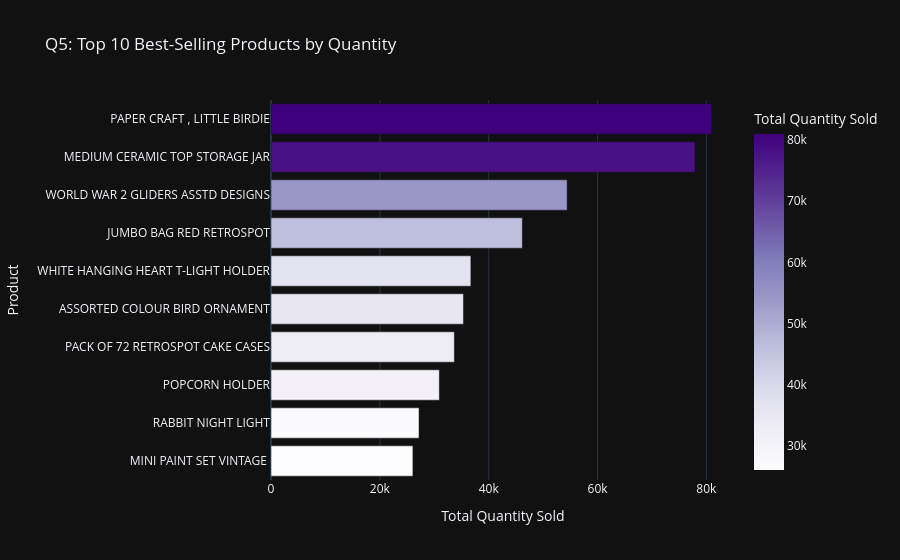

Notebook code cell kept with this figure:
### Markdown cell above
### Q5: What are the top 10 best-selling products by overall quantity sold?

### Code cell
q5_data = df_sales.groupby('Description')['Quantity'].sum().sort_values(ascending=False).head(10).reset_index()
fig5 = px.bar(
    q5_data, x='Quantity', y='Description', orientation='h',
    title='Q5: Top 10 Best-Selling Products by Quantity',
    labels={'Quantity': 'Total Quantity Sold', 'Description': 'Product'},
    color='Quantity', color_continuous_scale='Purples'
)
fig5.update_layout(yaxis={'categoryorder': 'total ascending'})
fig5.show()

### Figure 1 — Plotly figure (JSON) as saved in the notebook; plotly's stock layout.template omitted (floating-point values rounded to 4 significant figures)
{"data": [{"hovertemplate": "Total Quantity Sold=%{marker.color}<br>Product=%{y}<extra></extra>", "legendgroup": "", "marker": {"color": [80995, 77916, 54415, 46181, 36725, 35362, 33693, 30931, 27202, 26076], "coloraxis": "coloraxis", "pattern": {"shape": ""}}, "name": "", "orientation": "h", "showlegend": false, "textposition": "auto", "type": "bar", "x": [80995, 77916, 54415, 46181, 36725, 35362, 33693, 30931, 27202, 26076], "xaxis": "x", "y": ["PAPER CRAFT , LITTLE BIRDIE", "MEDIUM CERAMIC TOP STORAGE JAR", "WORLD WAR 2 GLIDERS ASSTD DESIGNS", "JUMBO BAG RED RETROSPOT", "WHITE HANGING HEART T-LIGHT HOLDER", "ASSORTED COLOUR BIRD ORNAMENT", "PACK OF 72 RETROSPOT CAKE CASES", "POPCORN HOLDER", "RABBIT NIGHT LIGHT", "MINI PAINT SET VINTAGE "], "yaxis": "y"}], "layout": {"barmode": "relative", "coloraxis": {"autocolorscale": false, "colorbar": {"title": {"text": "Total Quantity Sold"}}, "colorscale": [[0, "rgb(252,251,253)"], [0.125, "rgb(239,237,245)"], [0.25, "rgb(218,218,235)"], [0.375, "rgb(188,189,220)"], [0.5, "rgb(158,154,200)"], [0.625, "rgb(128,125,186)"], [0.75, "rgb(106,81,163)"], [0.875, "rgb(84,39,143)"], [1, "rgb(63,0,125)"]]}, "legend": {"tracegroupgap": 0}, "title": {"text": "Q5: Top 10 Best-Selling Products by Quantity"}, "xaxis": {"anchor": "y", "domain": [0, 1], "title": {"text": "Total Quantity Sold"}}, "yaxis": {"anchor": "x", "categoryorder": "total ascending", "domain": [0, 1], "title": {"text": "Product"}}}}
